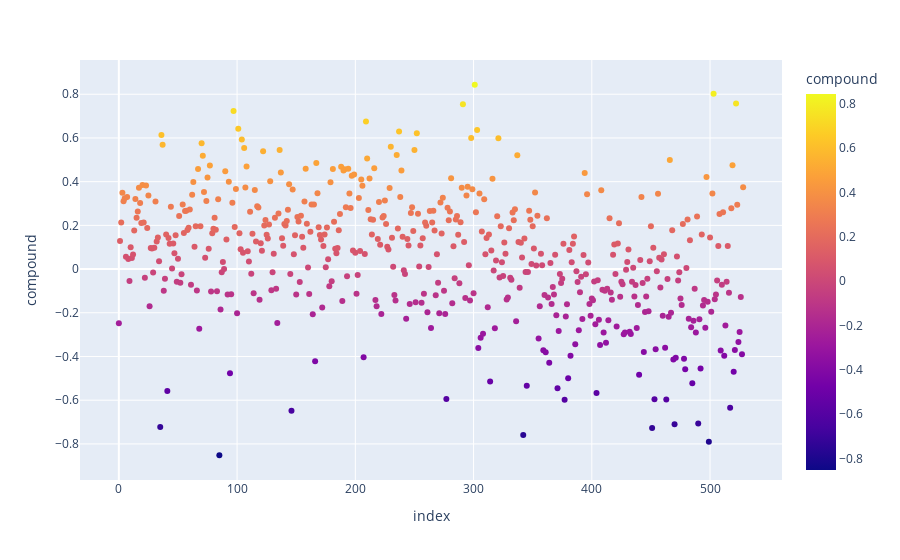

The cell this chart's notebook holds for it:
### Code cell
import plotly.express as px
# df = px.data.iris() # iris is a pandas DataFrame
fig = px.scatter(df3, x="index", y="compound", color='compound')
# fig = px.scatter(df3, x="index", y="Close", color='Close')
fig.show()

### Figure 1 — Plotly figure (JSON) as saved in the notebook; plotly's stock layout.template omitted (floating-point values rounded to 4 significant figures; data arrays with more than 128 entries replaced by an {"elided": "..."} marker saying what was removed)
{"data": [{"hovertemplate": "index=%{x}<br>compound=%{marker.color}<extra></extra>", "legendgroup": "", "marker": {"color": {"elided": "529 float values"}, "coloraxis": "coloraxis", "symbol": "circle"}, "mode": "markers", "name": "", "orientation": "v", "showlegend": false, "type": "scatter", "x": {"elided": "529 int values"}, "xaxis": "x", "y": {"elided": "529 float values"}, "yaxis": "y"}], "layout": {"coloraxis": {"colorbar": {"title": {"text": "compound"}}, "colorscale": [[0, "#0d0887"], [0.1111, "#46039f"], [0.2222, "#7201a8"], [0.3333, "#9c179e"], [0.4444, "#bd3786"], [0.5556, "#d8576b"], [0.6667, "#ed7953"], [0.7778, "#fb9f3a"], [0.8889, "#fdca26"], [1, "#f0f921"]]}, "legend": {"tracegroupgap": 0}, "margin": {"t": 60}, "xaxis": {"anchor": "y", "domain": [0, 1], "title": {"text": "index"}}, "yaxis": {"anchor": "x", "domain": [0, 1], "title": {"text": "compound"}}}}
